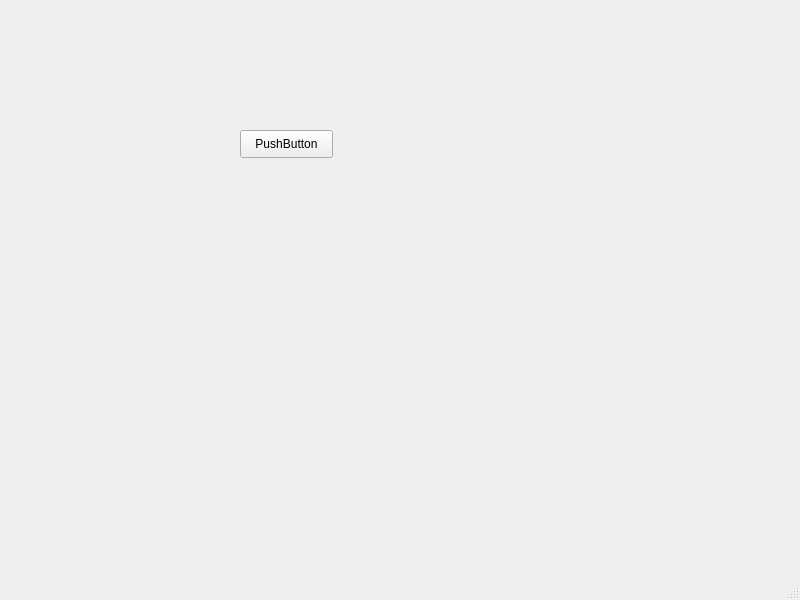
<?xml version="1.0" encoding="UTF-8"?>
<ui version="4.0">
 <class>MainWindow</class>
 <widget class="QMainWindow" name="MainWindow">
  <property name="geometry">
   <rect>
    <x>0</x>
    <y>0</y>
    <width>800</width>
    <height>600</height>
   </rect>
  </property>
  <property name="windowTitle">
   <string>MainWindow</string>
  </property>
  <widget class="QWidget" name="centralwidget">
   <widget class="QPushButton" name="pushButton">
    <property name="geometry">
     <rect>
      <x>240</x>
      <y>130</y>
      <width>93</width>
      <height>28</height>
     </rect>
    </property>
    <property name="text">
     <string>PushButton</string>
    </property>
   </widget>
  </widget>
  <widget class="QMenuBar" name="menubar">
   <property name="geometry">
    <rect>
     <x>0</x>
     <y>0</y>
     <width>800</width>
     <height>26</height>
    </rect>
   </property>
  </widget>
  <widget class="QStatusBar" name="statusbar"/>
 </widget>
 <resources/>
 <connections/>
</ui>
